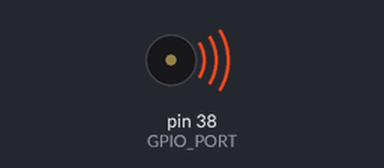
Simulated run of this program. Board: Raspberry Pi (header pin numbers). On the bench: buzzer (waves = sounding). At 13.5 s the program stops and its outputs stay as they are.

Above: at 0.7 s.
At 13.5 s:
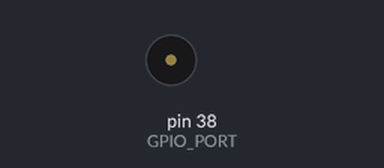
Timing chart, 0 to 15.0 s (numbered marks = the images above):
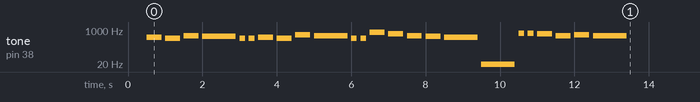

The program:

himanshu.py
```python
import time
from RPi import GPIO
GPIO.setwarnings(False)
class Speaker:

  GPIO_PORT = 38

  HappyBirthday = [
    ('5', 0.5), ('5', 0.5), ('6', 1), ('5', 1), ('1^', 1), ('7', 2),
    ('5', 0.5), ('5', 0.5), ('6', 1), ('5', 1), ('2^', 1), ('1^', 2),
    ('5', 0.5), ('5', 0.5), ('5^', 1), ('3^', 1), ('1^', 1), ('7', 1), ('6', 2),
    ('0', 2),
    ('4^', 0.5), ('4^', 0.5), ('3^', 1), ('1^', 1), ('2^', 1), ('1^', 2)]

  TestSong = [
    ('1', 1), ('1', 1), ('2', 0.5), ('2', 0.5)]


  def start(self):
    GPIO.setmode(GPIO.BOARD)

    GPIO.setup(self.GPIO_PORT, GPIO.OUT)
    INIT_FREQ = 1
    self.speaker_ = GPIO.PWM(self.GPIO_PORT, INIT_FREQ)

  def close(self):
    self.speaker_.stop()
    GPIO.cleanup()

  def pitch_to_freq_(self, pitch):
    HalfStep = 2 ** (1. / 12)
    Step = HalfStep ** 2
    A = 440.
    B = A * Step
    G = A / Step
    F = G / Step
    E = F / HalfStep
    D = E / Step
    C = D / Step
    CC = B * HalfStep
    DD = CC * Step
    EE = DD * Step
    FF = EE * HalfStep
    GG = FF * Step
    O = 1

    PitchMap ={
      '0': O, '1': C, '2': D, '3': E, '4': F,
      '5': G, '6': A, '7': B, '1^': CC, '2^': DD,
      '3^': EE, '4^': FF, '5^': GG}
    if pitch not in PitchMap:
      return O
    else:
      return PitchMap[pitch]

  def play(self, song, beat):
    BASE_LEN = 60. / beat
    BREAK_LEN = BASE_LEN * 0.2
    DUTY_CYCLE = 50
    for pitch, length in song:
      freq = self.pitch_to_freq_(pitch)
      sound_sec = BASE_LEN * length - BREAK_LEN
      break_sec = BREAK_LEN
      #print pitch, length, freq, sound_sec, break_sec
      self.speaker_.start(DUTY_CYCLE)
      self.speaker_.ChangeFrequency(freq)
      time.sleep(sound_sec)
      # insert a gap
      self.speaker_.stop()
      time.sleep(break_sec)

"""
Test
"""

s = Speaker()
s.start()
s.play(Speaker.HappyBirthday, 120)
s.close()
```

Measured:
- by itself, tone on pin 38 (GPIO_PORT): plays 440 Hz for 0.40 s, 391 Hz for 0.40 s, 523 Hz for 0.40 s, 493 Hz for 0.90 s, 391 Hz for 0.15 s, 391 Hz for 0.15 s … (24 notes in this stretch)
